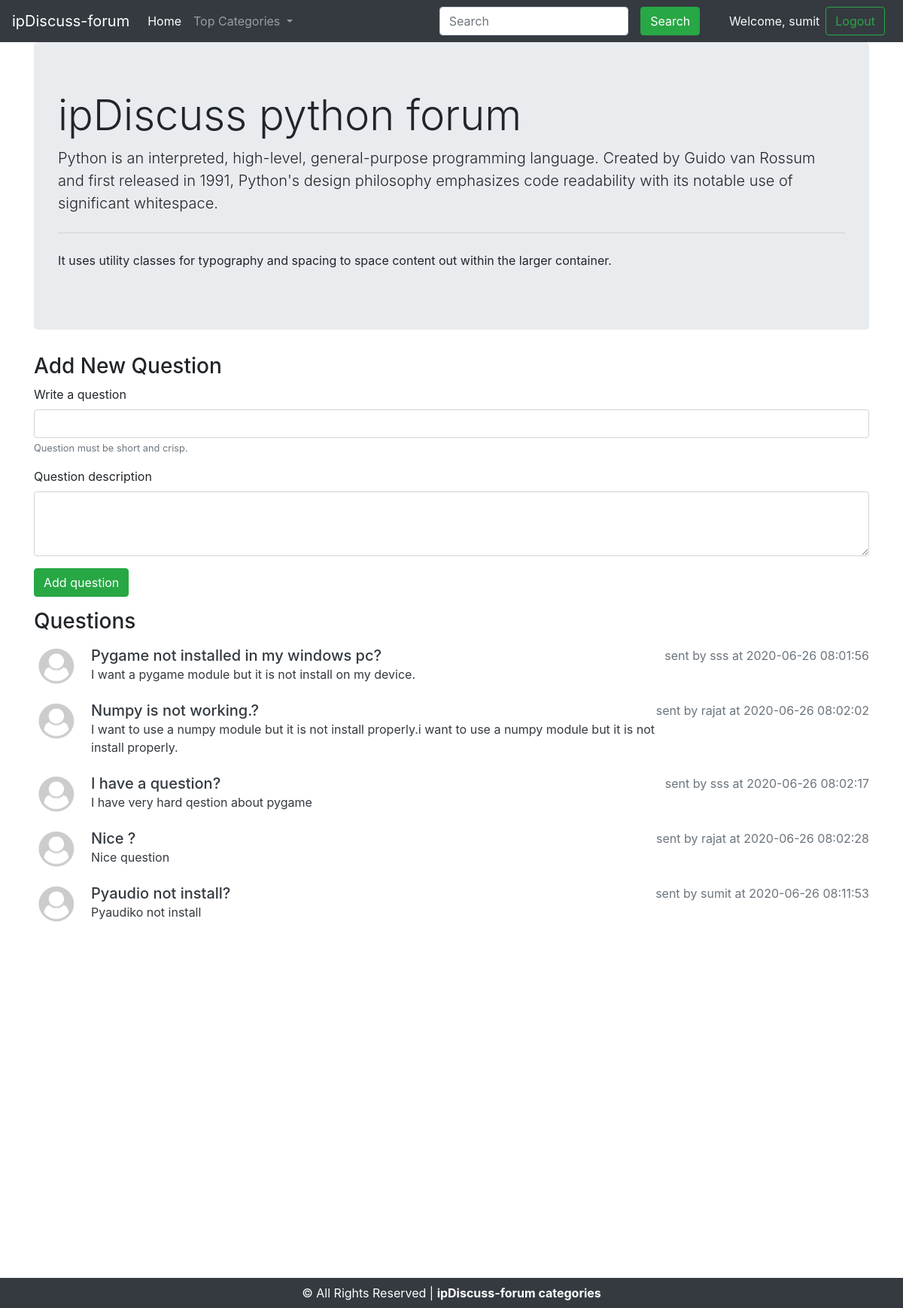
The app's page /threadlist.php?catid=1 (signed in) with its own data.
### tables this page shows
CREATE TABLE `category` (
  `category_id` int(11) NOT NULL,
  `category_name` varchar(255) NOT NULL,
  `category_content` text NOT NULL,
  `category_time&date` timestamp NOT NULL DEFAULT current_timestamp() ON UPDATE current_timestamp()
);

CREATE TABLE `threads` (
  `thread_id` int(11) NOT NULL,
  `thread_title` varchar(255) NOT NULL,
  `thread_content` text NOT NULL,
  `category_id` int(11) NOT NULL,
  `user_id` int(11) NOT NULL,
  `time&date` timestamp NOT NULL DEFAULT current_timestamp() ON UPDATE current_timestamp()
);

CREATE TABLE `users` (
  `user_id` int(11) NOT NULL,
  `username` varchar(255) NOT NULL,
  `user_email` varchar(255) NOT NULL,
  `password` varchar(10000) NOT NULL,
  `timestamp` datetime NOT NULL DEFAULT current_timestamp()
);

### threadlist.php (the view, shortened to what this page needs)
<?php
include "includes/header.php";
include "includes/navbar.php";
$id=$_GET['catid'];
$sql="select * from category where category_id='$id'";
$res=mysqli_query($conn,$sql);
while($row=mysqli_fetch_assoc($res))
{
    $title=$row['category_name'];
    $desc=$row['category_content'];
echo '
<div class="container">
<div class="jumbotron">
  <h1 class="display-4">ipDiscuss '.$title.' forum</h1>
  <p class="lead">'.$desc.'</p>
  <hr class="my-4">
  <p>It uses utility classes for typography and spacing to space content out within the larger container.</p>
</div>
</div>';
echo '
<div class="container mb-3">
    <h3>Add New Question</h3>';
    if(isset($_SESSION['loggedin']))
    {
        echo '<form action="'.$_SERVER['REQUEST_URI'].'" method="post">
        <div class="form-group">
          <label for="question">Write a question</label>
          <input type="text" class="form-control" name="question" id="question"  minlength=5 maxlength=255 required aria-describedby="questionHelp">
          <small id="questionHelp" class="form-text text-muted">Question must be short and crisp.</small>
        </div>
        <div class="form-group">
            <label for="Qdescription">Question description</label>
            <textarea class="form-control" name="desc"   minlength=5 maxlength=20000 required  id="Qdescription" rows="3"></textarea>
        </div>
        <button type="submit" name="que" class="btn btn-success">Add question</button>
      </form>';
    }
    else
    {
        echo '<h5>You are not logged In ,login to continue</h5>';
    }
echo '</div>
<div class="container">
<h3 class="mb-3">Questions</h3>';
$sql="select * from threads where category_id='$id'";
$res=mysqli_query($conn,$sql);
if( mysqli_num_rows($res)>0)
{
    while($row=mysqli_fetch_assoc($res))
    {
        $thread_id=$row['thread_id'];
        $thread_title=$row['thread_title'];
        $thread_desc=$row['thread_content'];
        $thread_time=$row['time&date'];
        $thread_user_id=$row['user_id'];
        $sql2="select username from users where user_id='$thread_user_id'";
        $res2=mysqli_query($conn,$sql2);
        $row2=mysqli_fetch_assoc($res2);
        $thread_username=$row2['username'];
        echo '<div class="media mb-2">
                <img src="images/profile.png" width="60px" class="mr-3" alt="...">
            <div class="media-body">
            <h5 class="mt-0 d-inline"><a href="thread.php?thd='.$thread_id.'" class="text-dark">'.ucfirst($thread_title).'?</a> </h5>
            <p class="d-inline text-dark text-muted float-right "> sent by '.$thread_username.' at '.$thread_time.'</p>
              <p class="d-block text-dark">  '.ucfirst($thread_desc).'</p>
            </div>
            </div>';
    }
}
else
{
    echo '<div class="jumbotron">
    <h1 class="display-5">No any questions in the database.</h1>
    <p class="lead">Be the first person to ask a question</p>
  </div>';
}
echo '</div> ';
}
include "includes/footer.php";
?>

### records on screen
category: category_name "python", category_content "Python is an interpreted, high-level, general-purpose programming language. Created by Guido van Rossum and first released in 1991, Python's design philosophy emphasizes code readability with its notable use of significant whitespace."
threads: thread_title "Pygame not installed in my windows pc", user.username "sss", value "2020-06-26 08:01:56", thread_content "I want a pygame module but it is not install on my device."
threads: thread_title "Numpy is not working.", user.username "rajat", value "2020-06-26 08:02:02", thread_content "I want to use a numpy module but it is not install properly.i want to use a numpy module but it is not install properly."
threads: thread_title "I have a question", user.username "sss", value "2020-06-26 08:02:17", thread_content "I have very hard qestion about pygame"
threads: thread_title "Nice", user.username "rajat", value "2020-06-26 08:02:28", thread_content "Nice question"
threads: thread_title "Pyaudio not install", user.username "sumit", value "2020-06-26 08:11:53", thread_content "Pyaudiko not install"

### other values on screen
$_SESSION['loggedin'] "sumit"
